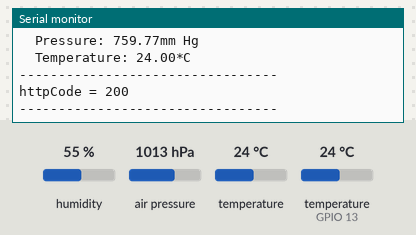
Bench run of a sketch on a simulated ESP8266 (NodeMCU). Shown: the last lines printed to the serial monitor. Inputs (shaded band) come from the test bench; at power-on: humidity 55 %, air pressure 1013 hPa, temperature 24 °C, temperature (sensor on GPIO 13) 24 °C. WiFi joins after 1.5 s; servers stay silent unless stated; uploads are accepted with an empty reply.

Above: at 3.7 s.
3.8 s: humidity set to 22 %
11.4 s: air pressure set to 952 hPa
At 12.9 s:
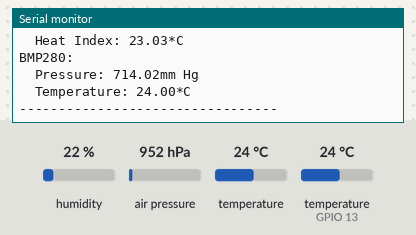
19.0 s: temperature (sensor 0) set to 12 °C
At 23.12 s:
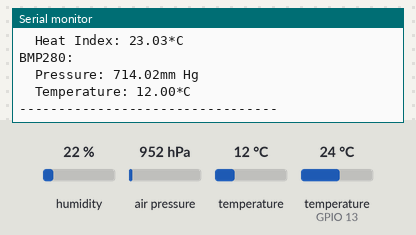
26.6 s: temperature (sensor on GPIO 13) set to 12 °C
At 34.0 s:
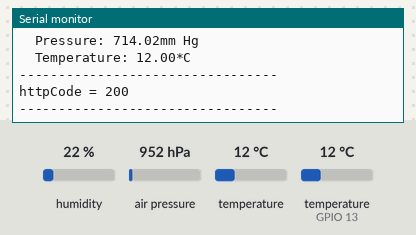
34.2 s: humidity set to 40 %
41.8 s: air pressure set to 975 hPa
At 43.55 s:
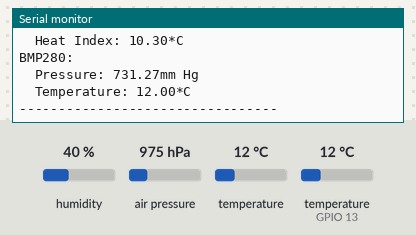
Timing chart, 0 to 45.0 s (numbered marks = the images above; inputs shaded):
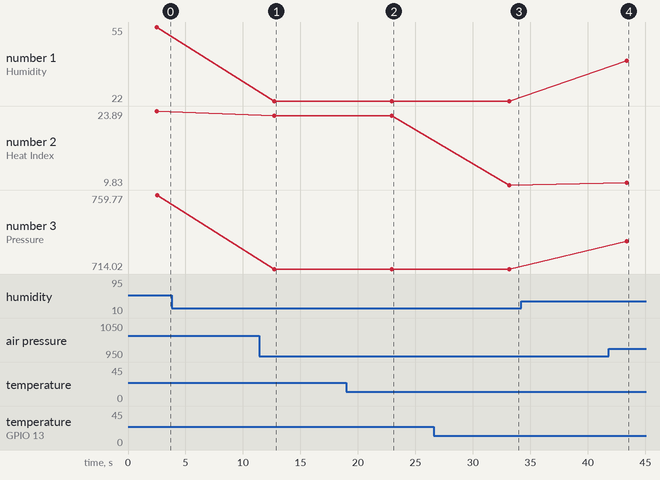

Measured:
- after the input at 11.4 s, the serial monitor: prints a new line after 1.3 s (image 1)
- after the input at 19.0 s, the serial monitor: prints a new line after 4.0 s (image 2)
- after the input at 26.6 s, the serial monitor: prints a new line after 6.6 s (image 3)
- after the input at 41.8 s, the serial monitor: prints a new line after 1.6 s (image 4)
- plotted number 2: 23.03 → 9.83 after the input at 26.6 s
- plotted number 3: 759.77 → 714.02 after the input at 11.4 s, 714.02 → 731.27 after the input at 41.8 s

The sketch:

SensorsMonitoring.ino
```cpp
#include <ArduinoJson.h>
#include <Adafruit_BMP280.h>
#include <ESP8266WiFi.h>
#include <ESP8266HTTPClient.h>
#include <DHT.h>

#define DHTTYPE DHT22

const char* ssid = "xxxcccmmm";
const char* password = "23091994";
const char* post_url = "http://weatheranalyzertelegrambotserver.azurewebsites.net/api/sensorData";

const int DHTPin = 13;

DHT dht(DHTPin, DHTTYPE);
Adafruit_BMP280 bmp; // I2C

StaticJsonDocument<200> doc;

void setup()
{
  Serial.begin(115200);
  delay(10);

  dht.begin();
  while (!bmp.begin()) {
    Serial.println(F("Could not find a valid BMP280 sensor, check wiring!"));
    delay(3000);
  }

  WiFi.mode(WIFI_OFF);
  delay(1000);
  WiFi.mode(WIFI_STA);
  Serial.print("\nConnecting to " + String(ssid));
  WiFi.begin(ssid, password);

  while (WiFi.status() != WL_CONNECTED) {
    delay(500);
    Serial.print(".");
  }

  Serial.println("\nWiFi connected");
  Serial.print("\nESP IP = ");
  Serial.print(WiFi.localIP());
  Serial.println();
}

void loop(void)
{
  HTTPClient http;
  while(!http.begin(post_url))
  {
    Serial.println("Could connect to backend server");
    delay(2500);
  }
  http.addHeader("Content-Type", "application/json");

  JSONBuild();
  String json;
  serializeJsonPretty(doc, json);
  int httpCode = http.POST(json);
  String payload = http.getString();

  Serial.println("httpCode = " + String(httpCode));
  Serial.println("---------------------------------");

  http.end();

  delay(10000);
}

void JSONBuild()
{
  float temperature = dht.readTemperature();
  float humidity = dht.readHumidity();
  float heatIndex = dht.computeHeatIndex(temperature, humidity, false);
  float pressure = bmp.readPressure() / 133.33;
  float temperatureBMP280 = bmp.readTemperature();

  setJsonObject(temperature, humidity, heatIndex, pressure, temperatureBMP280);
  displayOnPortMonitor(temperature, humidity, heatIndex, pressure, temperatureBMP280);
}


void displayOnPortMonitor(float temperatureDHT, float humidity, float heatIndex, float pressure, float temperatureBMP)
{
  Serial.println("DHT22:");
  Serial.println("  Temperature: " + String(temperatureDHT) + "*C");
  Serial.println("  Humidity: " + String(humidity) + "%");
  Serial.println("  Heat Index: " + String(heatIndex) + "*C");

  Serial.println("BMP280:");
  Serial.println("  Pressure: " + String(pressure) + "mm Hg");
  Serial.println("  Temperature: " + String(temperatureBMP) + "*C");
  Serial.println("---------------------------------");
}

void setJsonObject(float temperatureDHT, float humidity, float heatIndex, float pressure, float temperatureBMP) {
  doc["temperatureDHT"] = temperatureDHT;
  doc["humidity"] = humidity;
  doc["heatIndex"] = heatIndex;
  doc["pressure"] = pressure;
  doc["temperatureBMP"] = temperatureBMP;
}
```
